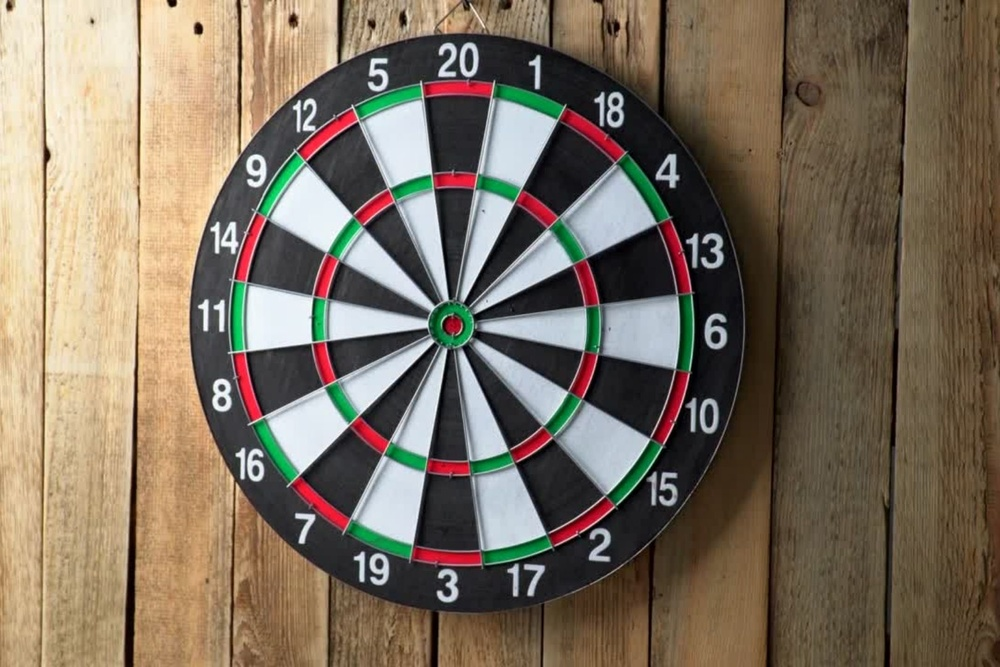
#> input picture images/flechette.jpg, 1000 x 667 px, shrunk from 1618 x 1080 before the run; its folder holds only this picture in this run
$ python contour_detection.py
#> lines starting #> are read from the running program, lines starting #| are printed output that depends on the picture; after the words box and inside, x2 and y2 are one past the last pixel; in counts of white or black regions, pixels touching at a corner belong together
import os
import cv2
import numpy as np

# Set the current working directory
path = os.getcwd()

# Define input and output directories
inputdir = os.path.join(path, "images")
outPut_dir = os.path.join(path, 'output')

# Create the output directory if it doesn't exist
os.makedirs(outPut_dir, exist_ok=True)

# List all files in the input directory
files = os.listdir(inputdir)

for file in files:
    if file.lower().endswith(('.jpg', '.jpeg', '.png', '.bmp', '.tif', '.tiff')):
        fitem = os.path.join(inputdir, file)
        fout = os.path.join(outPut_dir, file)

        img = cv2.imread(fitem)
#> img is the input picture: shape (667, 1000, 3); mean B, G, R 95.5, 112.6, 125.8
        if img is not None:
            # Convertir l'image en niveaux de gris et appliquer un seuillage
            gray = cv2.cvtColor(img, cv2.COLOR_BGR2GRAY)
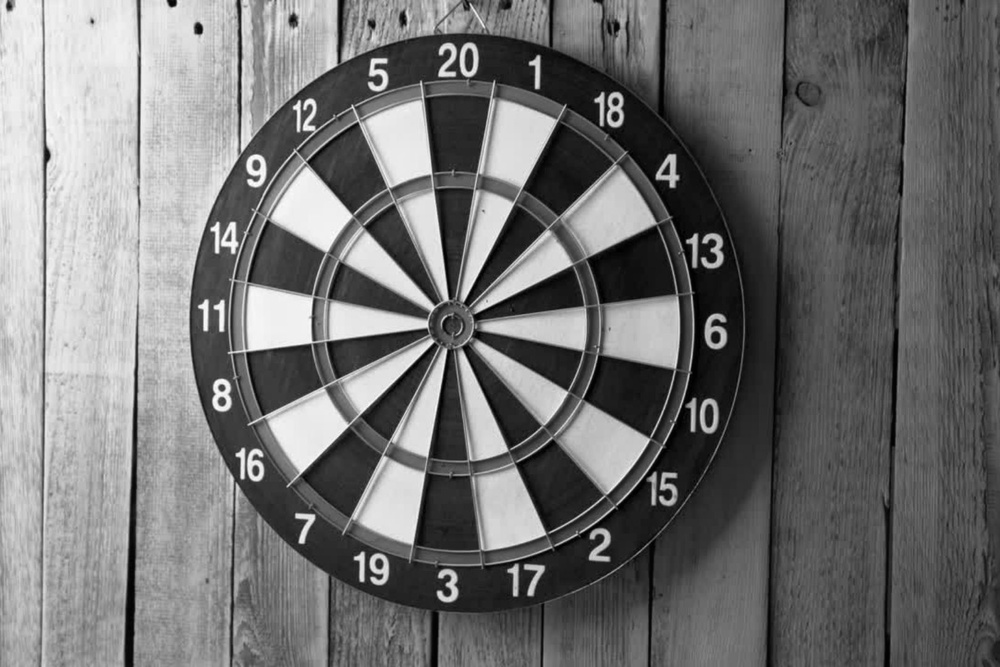
#> gray: shape (667, 1000); min 0, max 255, mean 114.6
            _, binary = cv2.threshold(gray, 0, 255, cv2.THRESH_BINARY + cv2.THRESH_OTSU)
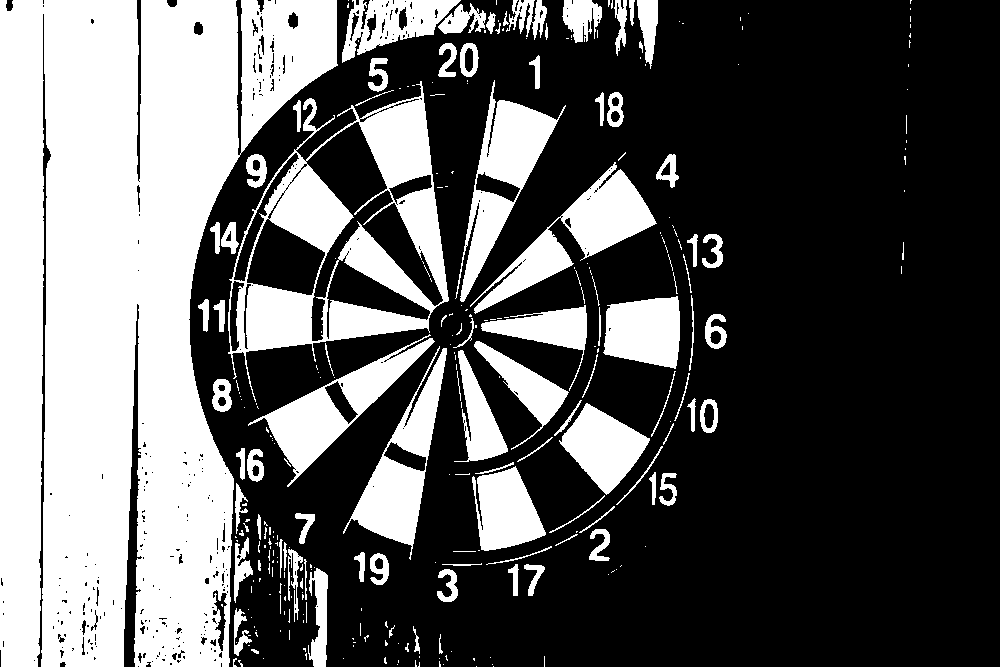
#> binary: shape (667, 1000); 36.7% white; 301 white regions (202 under 20 px)

            # Trouver les contours
            contours, _ = cv2.findContours(binary, cv2.RETR_LIST, cv2.CHAIN_APPROX_SIMPLE)
#> contours = 674 contours, 528 with area under 20; largest, box (x1, y1, x2, y2) and area: (0, 0, 338, 667) 149412, (228, 81, 449, 402) 40054, (305, 121, 444, 342) 9001, (455, 80, 566, 302) 7565, (470, 162, 657, 314) 7312

            # Créer une image noire pour dessiner les contours
            black_image = np.zeros_like(img)

            # Dessiner tous les contours
            cv2.drawContours(black_image, contours, -1, (0, 255, 0), 2)  # -1 signifie dessiner tous les contours
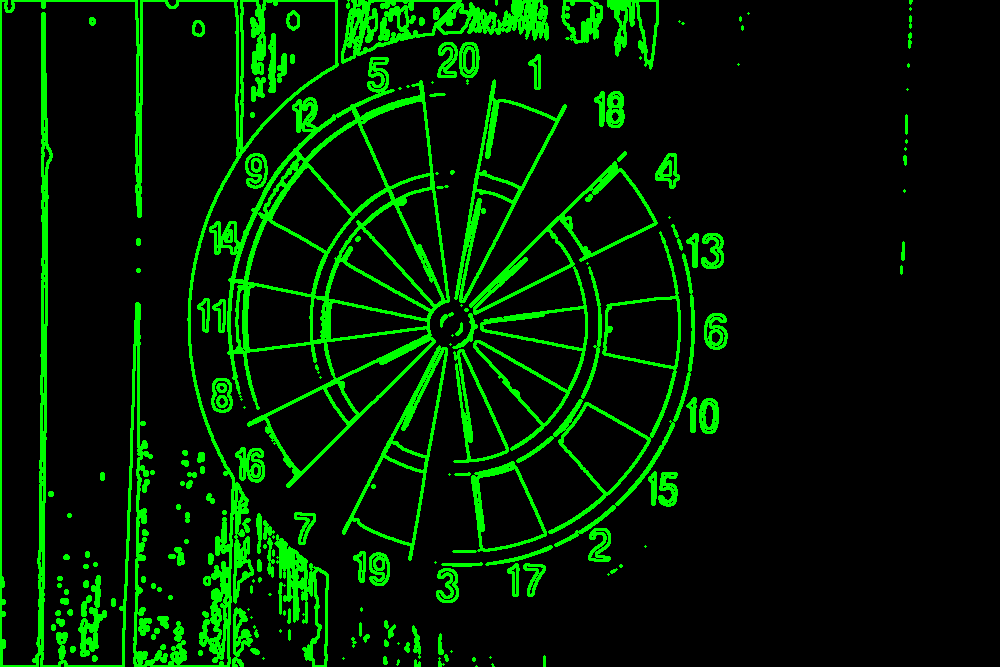
#> black_image: shape (667, 1000, 3); mean of channels 0, 1, 2 0, 30.6, 0; drawn as B, G, R

            # Sauvegarder l'image résultante
            cv2.imwrite(fout, black_image)
        else:
            print(f"Erreur de chargement de l'image: {fitem}")
    else:
        print(f"Format non supporté pour le fichier: {file}")

$ run again, on images/pomme.jpg
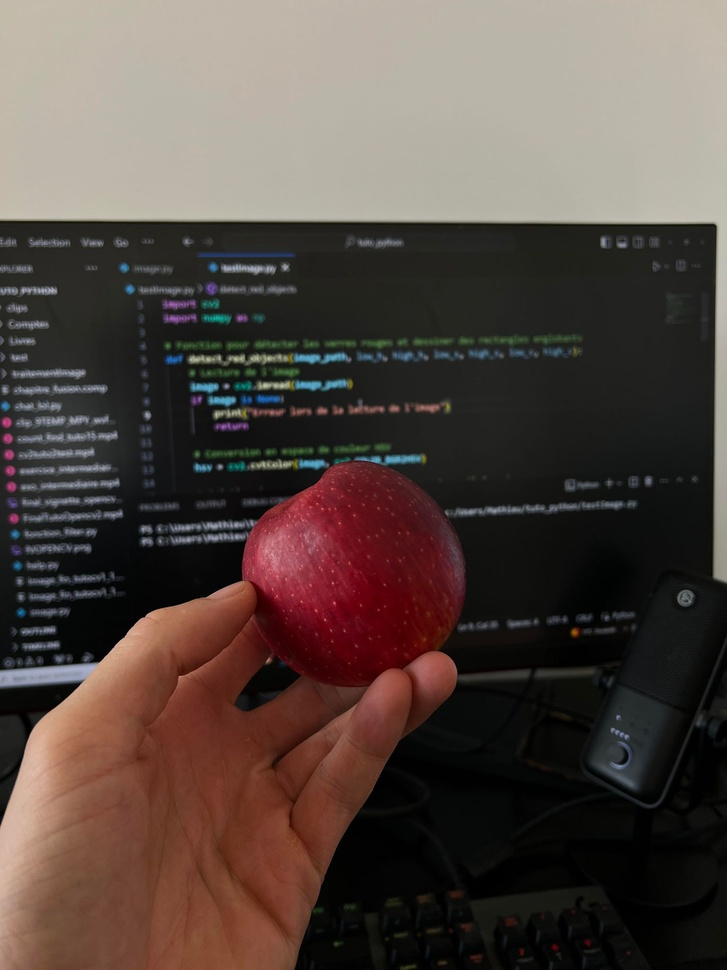
#> input picture images/pomme.jpg, 727 x 970 px, shrunk from 1536 x 2048 before the run
#> img is the input picture: shape (970, 727, 3); mean B, G, R 65.8, 71.8, 84.6
#> `_, binary = cv2.threshold(gray, 0, 255, cv2.THRESH_BINARY + cv2.THRESH..`:
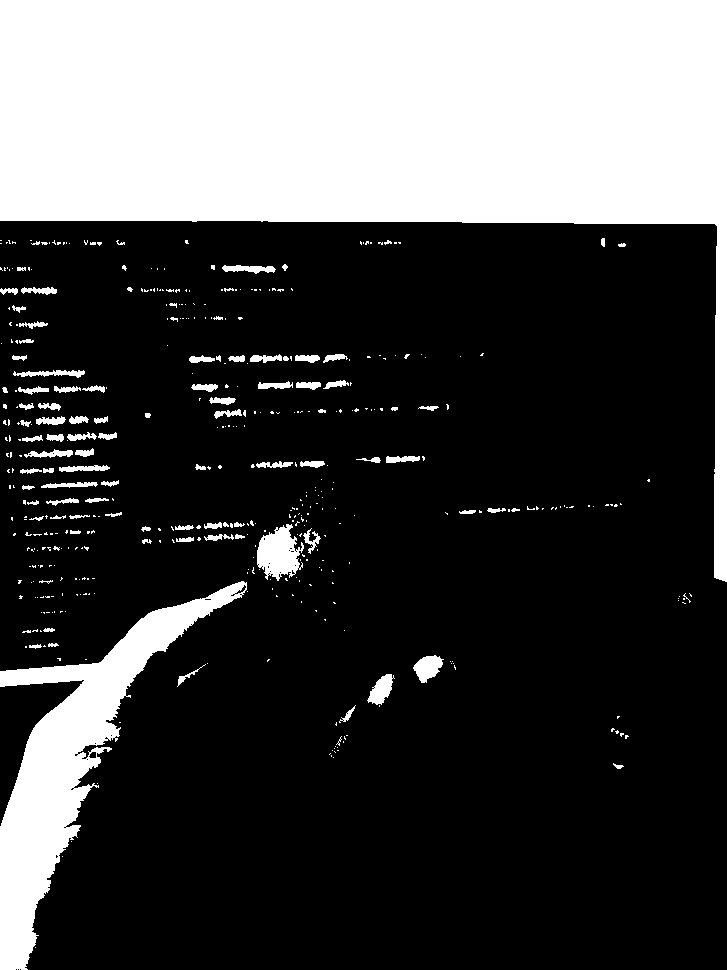
#> binary: shape (970, 727); 28.5% white; 449 white regions (352 under 20 px)
#> contours = 491 contours, 415 with area under 20; largest, box (x1, y1, x2, y2) and area: (0, 0, 727, 582) 164518, (0, 581, 247, 970) 22361, (257, 524, 304, 581) 1574, (413, 655, 444, 683) 488, (367, 674, 395, 705) 428
#> `cv2.drawContours(black_image, contours, -1, (0, 255, 0), 2)`:
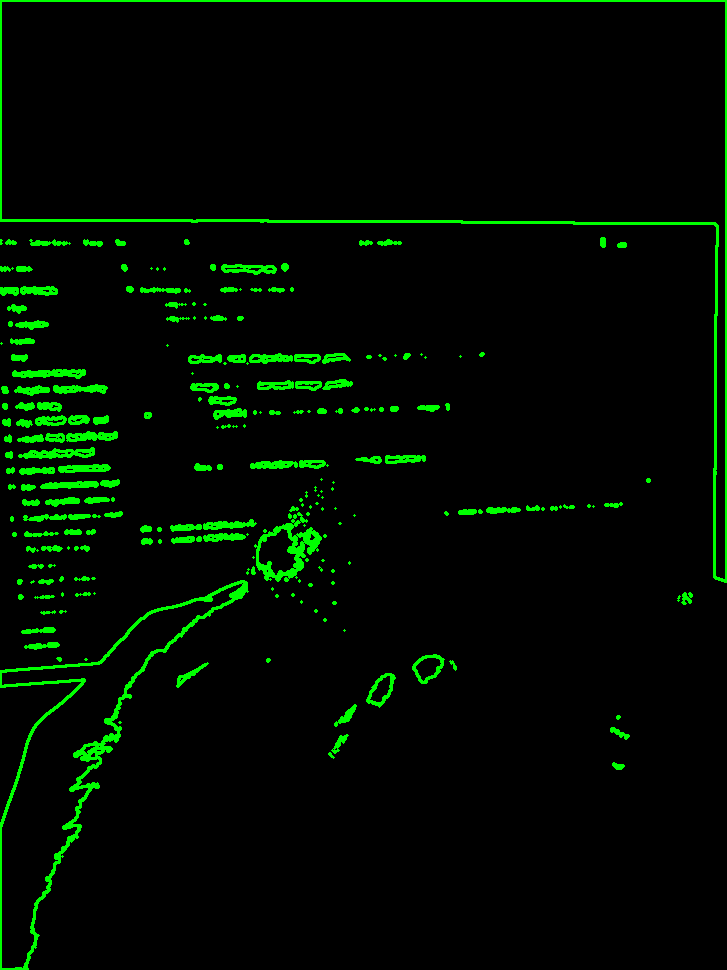
#> black_image: shape (970, 727, 3); mean of channels 0, 1, 2 0, 11.2, 0; drawn as B, G, R
